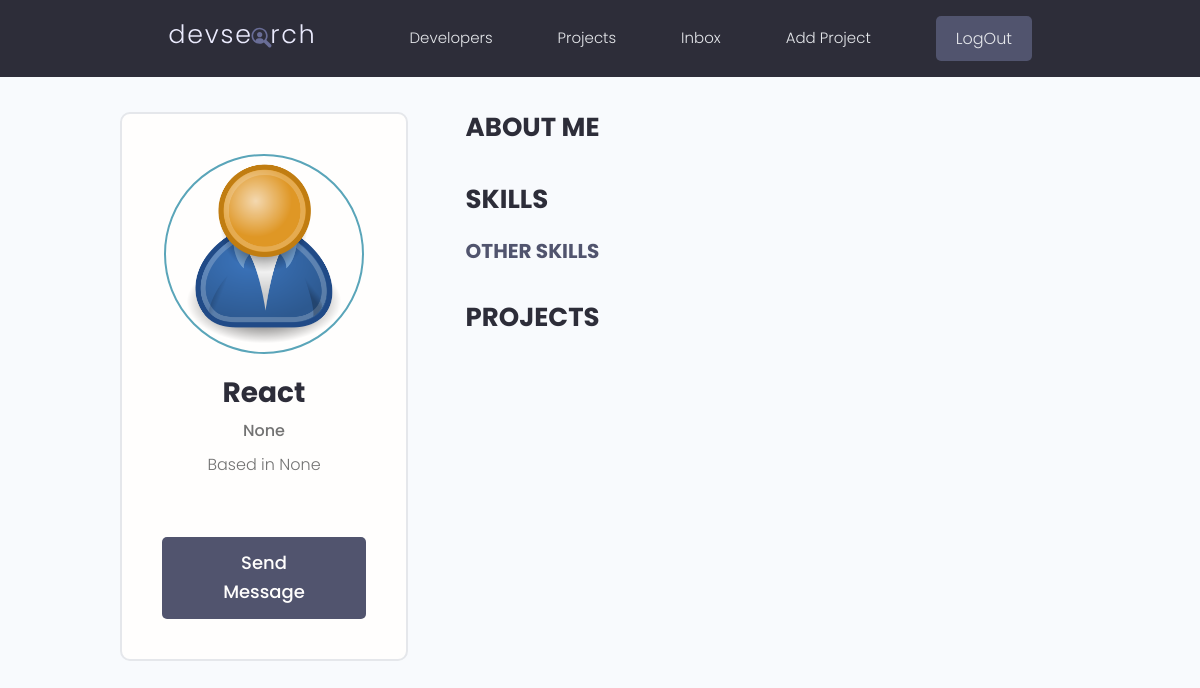
The app's page /profile/f5ebe2a5-ca6c-4087-ba5f-98ad840bb08b/ (signed in) with its own data.
### users/models.py (models this page shows, shortened)
class Profiles(models.Model):
    user = models.OneToOneField(User, on_delete=models.CASCADE, null=True, blank=True)
    name = models.CharField(max_length=222, null=True, blank=True)
    email = models.EmailField(max_length=200, null=True, blank=True)
    username = models.CharField(max_length=200, blank=True, null=True)
    location = models.CharField(max_length=200, blank=True, null=True)
    short_intro = models.CharField(max_length=300, null=True, blank=True)
    bio = models.TextField(null=True, blank=True)
    profile_image = models.ImageField(null=True, blank=True,upload_to='profiles/', default='profiles/user-default.png' )
    social_twitter = models.CharField(max_length=222, null=True, blank=True)
    social_Linkedin = models.CharField(max_length=222, null=True, blank=True)
    social_github = models.CharField(max_length=222, null=True, blank=True)
    social_Youtube = models.CharField(max_length=222, null=True, blank=True)
    social_Facebook = models.CharField(max_length=222, null=True, blank=True)
    social_website = models.CharField(max_length=222, null=True, blank=True)
    social_Instagram = models.CharField(max_length=222, null=True, blank=True)
    created = models.DateTimeField(auto_now_add=True)
    id = models.UUIDField(default=uuid.uuid4, unique=True, editable=False, primary_key=True)

### users/views.py (the view)
# urls.py: path('profile/<str:pk>/', views.userprofile, name="user-profile"),
def userprofile(request, pk):
    profile = Profiles.objects.get(id=pk)
    topskills = profile.skill_set.exclude(description__exact="")
    otherskills = profile.skill_set.filter(description="")
    context = {
        "profile":profile,
        'topskills': topskills,
        'otherskills': otherskills,
    }
    return render(request, 'users/user-profile.html', context)

### users/templates/users/user-profile.html (shortened to what this page needs)
{% extends 'main.html' %}
{% block body %}
  <main class="profile my-md">
    <div class="container">
      <div class="layout">
        <div class="column column--1of3">
          <div class="card text-center">
            <div class="card__body dev">
              <img class="avatar avatar--xl" src="{{ profile.profile_image.url }}" />
              <h2 class="dev__name">{{profile.name}}</h2>
              <p class="dev__title">{{profile.short_intro}}</p>
              <p class="dev__location">Based in {{profile.location}}</p>
              <a href="#" class="btn btn--sub btn--lg">Send Message </a>
            </div>
          </div>
        </div>
        <div class="column column--2of3">
          <div class="devInfo">
            <h3 class="devInfo__title">About Me</h3>
          </div>
          <div class="devInfo">
            <h3 class="devInfo__title">Skills</h3>
            <div class="devInfo__skills">
              <h3 class="devInfo__subtitle">Other Skills</h3>
            </div>
          </div>
          <div class="devInfo">
            <h3 class="devInfo__title">Projects</h3>
          </div>
        </div>
      </div>
    </div>
  </main>
{%endblock%}

### static/styles/app.css (style rules this page uses)
.btn--sub { background-color: var(--color-sub-light); }
.card { border: 2px solid var(--color-light); }
img { width: 100%; }
.profile .card > .dev { padding: 4rem; }
.dev__name { color: var(--color-sub); font-size: 2.8rem; font-weight: 700; margin-top: 1rem; margin-bottom: 0.5rem; }
.dev__title { font-size: 1.6rem; font-weight: 500; line-height: 1.3; }
.dev__location { margin-top: 1rem; }
.devInfo { margin-bottom: 3rem; }
.devInfo__title, .devInfo__subtitle { font-size: 2.6rem; color: var(--color-sub); text-transform: uppercase; font-weight: 700; margin-bottom: 1.5rem; }
.devInfo__subtitle { font-size: 2rem; color: var(--color-sub-light); }

### static/uikit/styles/modules/_base.css (style rules this page uses)
* { margin: 0; padding: 0; box-sizing: border-box; text-rendering: optimizeLegibility; color: inherit; font-size: inherit; }
body { line-height: 1.6; font-weight: 400; font-size: 1.5rem; color: var(--color-text); background-color: var(--color-bg); min-height: 100vh; }

### static/uikit/styles/modules/_typography.css (style rules this page uses)
* { font-family: var(--font-base); }
h2 { font-size: 3.6rem; font-weight: var(--font-bold); }
h3 { font-size: 3.2rem; font-weight: var(--font-medium); }
p, span, strong { font-size: 1.6rem; color: var(--color-text); font-weight: var(--font-regular); }
a { padding-bottom: 2px; text-decoration: none; display: inline-block; color: var(--color-main); font-weight: var(--font-medium); }

### static/uikit/styles/modules/_utilities.css (style rules this page uses)
.container { width: 92%; max-width: 165rem; margin: 0 auto; box-sizing: border-box; }
@media screen and (min-width: 1000px) { .container { width: 90%; } }
@media screen and (min-width: 1200px) { .container { width: 80%; } }
.text-center { text-align: center; }
.my-md { margin: 3rem auto; }

### static/uikit/styles/modules/_avatar.css (style rules this page uses)
.avatar { border-radius: 50%; border: 2px solid var(--color-main); object-fit: cover; }
.avatar--xl { height: 20rem; width: 20rem; }

### static/uikit/styles/modules/_button.css (style rules this page uses)
.btn { display: inline-block; position: relative; cursor: pointer; background-color: var(--color-light); font-weight: var(--font-medium); color: var(--color-sub); text-decoration: none; padding: 1rem 2rem; border-radius: 0.5rem; border: none; width: -webkit-fit-content; width: -moz-fit-content; width: fit-content; height: -webkit-fit-content; height: -moz-fit-content; height: fit-content; font-size: 1.6rem; outline-width: 0; outline-color: transparent; -webkit-backface-visibility: hidden; backface-visibility: hidden; transition: all 0.3s ease-in-out; }
.btn--sub { background-color: var(--color-sub); color: var(--color-white); }
.btn--lg { font-size: 1.8rem; padding: 1.2rem 4.5rem; }

### static/uikit/styles/modules/_card.css (style rules this page uses)
.card { border-radius: 1rem; background-color: var(--color-white); border: 1.5px solid var(--color-light); width: auto; height: auto; margin-top: 0.5rem; margin-bottom: 0.5rem; overflow: hidden; }
.card__body, .card__header { padding: 2rem 2.5rem; }

### static/uikit/styles/modules/_layout.css (style rules this page uses)
.layout { display: flex; flex-flow: row wrap; justify-content: space-between; }
.layout > .column { margin-bottom: 3rem; }
.layout > .column.column--1of3 { flex-basis: 30%; }
.layout > .column.column--2of3 { flex-basis: 64%; }

### records on screen
Profiles: profile_image (placeholder picture), name "React", short_intro "None", location "None"
